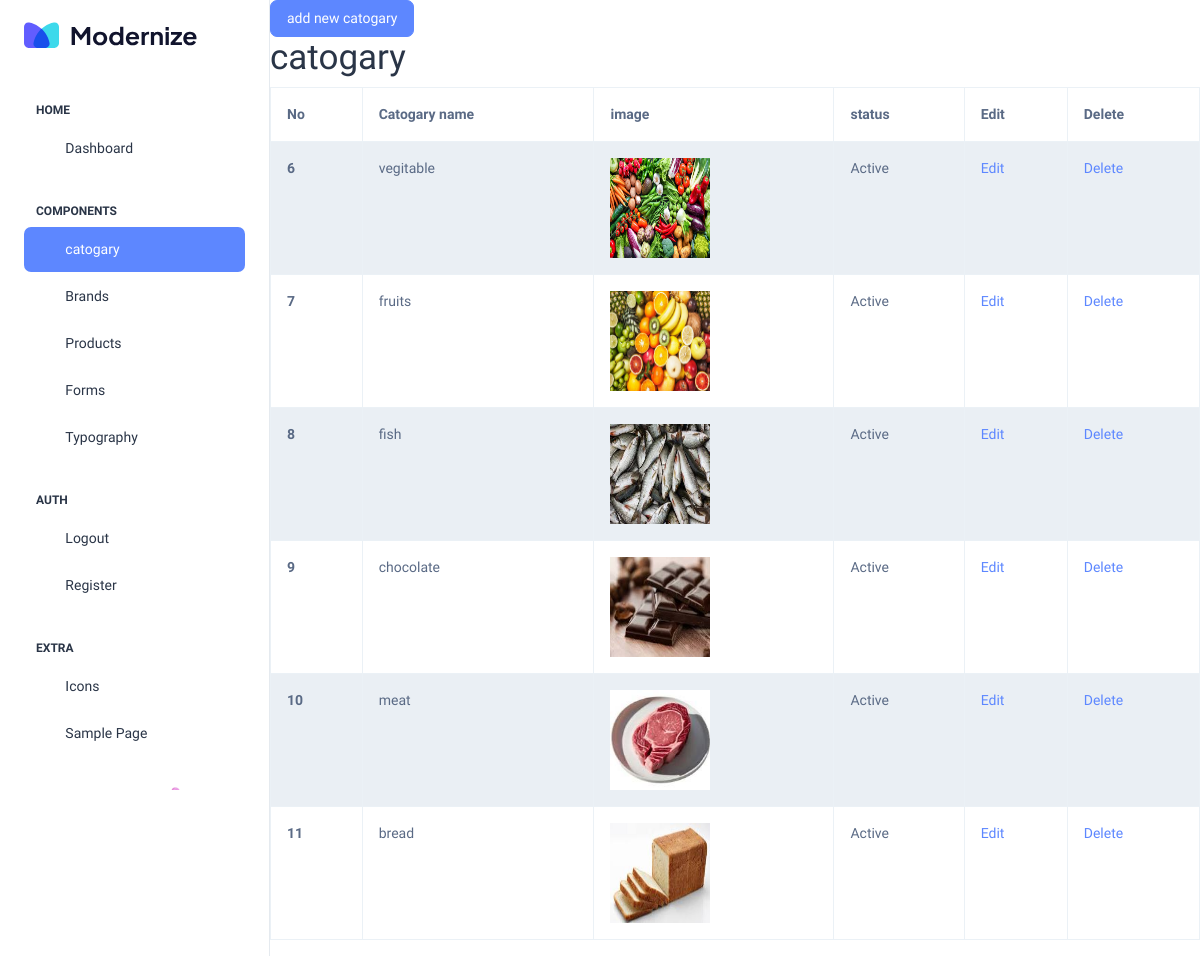
Screenshot of /catogary/ with the database file from the repository.
### home/models.py (models this page shows)
class catogarytable(models.Model):
    catogaryname=models.CharField(max_length=100,null=True)
    catogaryimage=models.ImageField(upload_to='media',null=True)
    catogarystatus=models.CharField(max_length=30,null=True)

### home/views.py (the view)
# urls.py: path('catogary/',views.catogary),
def catogary(request):
    data=catogarytable.objects.all()
    return render(request,'catogary.html',{'data':data})

### templates/catogary.html (shortened to what this page needs)
<!DOCTYPE html>
<html>
    <head>
    </head>
    <body>
        {% include 'adminnav.html' %}
         <a href='/addcatogary/' class="btn btn-primary"> add new catogary</a>
         <h1>catogary</h1>
  <table class="table table-bordered table-striped">
  <thead>
    <tr>
      <th scope="col">No</th>
      <th scope="col">Catogary name</th>
      <th scope="col">image</th>
      <th scope="col">status</th>
      <th>Edit </th>
      <th>Delete</th>
    </tr>
  </thead>
  <tbody>
    {% for i in data%}
    <tr>
      <th scope="row">{{i.id}}</th>
      <td>{{i.catogaryname}}</td>
      <td><img src='{{i.catogaryimage.url}}' height=100 width=100 ></td>
      <td>{{i.catogarystatus}}</td>
      <td><a href='/catogaryedit/{{i.id}}'>Edit</a></td>
      <td><a href='/catogarydelete/{{i.id}}'>Delete</a></td>
    </tr>
    {%endfor%}
</tbody>
</table>
    </body>
</html>

### rows the page displays
catogarytable: id "6", catogaryname "vegitable", catogaryimage (picture), catogarystatus "Active"
catogarytable: id "7", catogaryname "fruits", catogaryimage (picture), catogarystatus "Active"
catogarytable: id "8", catogaryname "fish", catogaryimage (picture), catogarystatus "Active"
catogarytable: id "9", catogaryname "chocolate", catogaryimage (picture), catogarystatus "Active"
catogarytable: id "10", catogaryname "meat", catogaryimage (picture), catogarystatus "Active"
catogarytable: id "11", catogaryname "bread", catogaryimage (picture), catogarystatus "Active"
